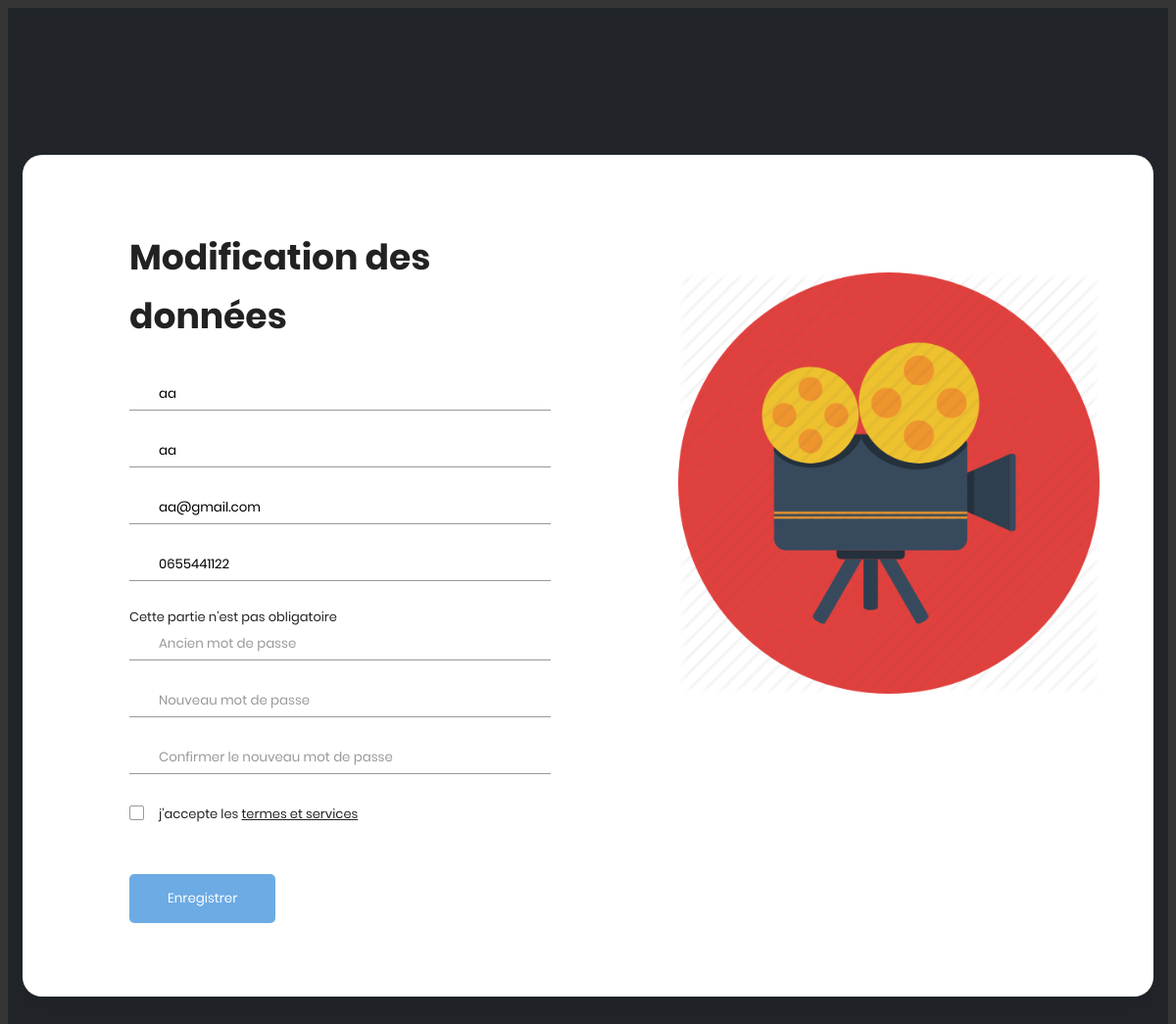
Before: /View/modification_client.php (signed in) with the older database file.
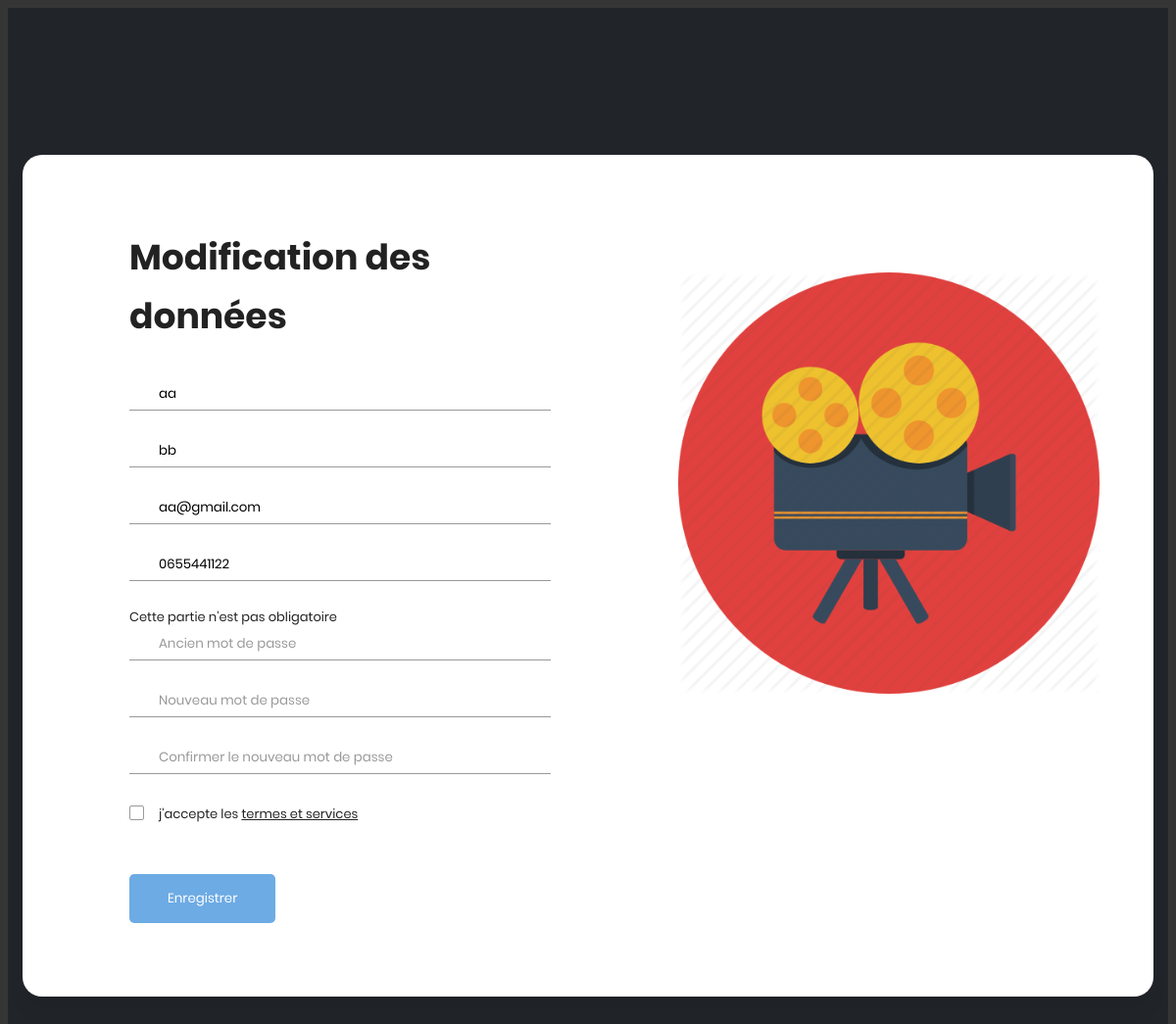
After: the same page with the newer database file.
### tables this page shows
CREATE TABLE IF NOT EXISTS `compte` (
  `id` int(11) NOT NULL AUTO_INCREMENT,
  `nom` varchar(50) NOT NULL,
  `prenom` varchar(50) NOT NULL,
  `mail` varchar(50) NOT NULL,
  `tel` varchar(20) NOT NULL,
  `mdp` varchar(50) NOT NULL,
  `role` varchar(10) NOT NULL,
  PRIMARY KEY (`id`),
  KEY `nom` (`nom`) USING BTREE,
  KEY `tel` (`tel`)
);

### View/modification_client.php (the view, shortened to what this page needs)
<!DOCTYPE html>
<html lang="en">
<?php
try{
  $bdd= new PDO('mysql:host=localhost;dbname=cine; charset=utf8','root','');
}
catch (Exception $e){
  die('Erreur:'.$e->getMessage());
}
$req = $bdd->prepare('SELECT id FROM compte WHERE nom=? AND prenom=?');
$req->execute(array($_SESSION['nom'], $_SESSION['prenom']));
$id= $req->fetch();
$rec = $bdd->prepare('SELECT * FROM compte WHERE id=?');
$rec->execute(array($id[0]));
$donnees= $rec->fetch();
 ?>
<head>
    <link rel="stylesheet" href="../Inscription/fonts/material-icon/css/material-design-iconic-font.min.css">
    <link rel="stylesheet" href="../Inscription/css/style.css">
    <link rel="stylesheet" href="../Inscription/scss/common.scss">
    <link rel="stylesheet" href="../Inscription/css/style2.css">
</head>
<body>
    <div class="main">
        <section class="signup">
            <div class="container">
                <div class="signup-content">
                    <div class="signup-form">
                        <h2 class="form-title">Modification des données</h2>
                        <form method="POST" action="../Traitement/modification_client.php" class="register-form" id="register-form">
                          <div class="form-group">
                              <label for="name"><i class="zmdi zmdi-account material-icons-name"></i></label>
                              <input type="text" name="nom" id="name" placeholder="Votre nom" <?php echo 'value='.'"'.$donnees["nom"].'"'.''?>/>
                          </div>
                          <div class="form-group">
                              <label for="name"><i class="zmdi zmdi-account material-icons-name"></i></label>
                              <input type="text" name="prenom" id="surname" placeholder="Votre prénom" <?php echo 'value='.'"'.$donnees["prenom"].'"'.''?>/>
                          </div>
                            <div class="form-group">
                                <label for="email"><i class="zmdi zmdi-email"></i></label>
                                <input type="email" name="email" id="email" placeholder="Votre email" <?php echo 'value='.'"'.$donnees["mail"].'"'.''?>/>
                            </div>
                            <div class="form-group">
                                <label for="re-pass"><i class="zmdi zmdi-lock-outline"></i></label>
                                <input type="tel" name="telephone" id="re_pass" placeholder="Numero de telephone" maxlength="10" minlength="10" <?php echo 'value='.'"'.$donnees["tel"].'"'.''?>/>
                            </div>
                            <label for="agree-term" class="label-agree-term"><span><span></span></span>Cette partie n'est pas obligatoire</a></label>
                            <div class="form-group">
                                <label for="pass"><i class="zmdi zmdi-lock"></i></label>
                                <input type="password" name="ancien_mdp" id="pass" placeholder="Ancien mot de passe"/>
                            </div>
                            <div class="form-group">
                                <label for="pass"><i class="zmdi zmdi-lock"></i></label>
                                <input type="password" name="mdp" id="pass" placeholder="Nouveau mot de passe"/>
                            </div>
                            <div class="form-group">
                                <label for="pass"><i class="zmdi zmdi-lock"></i></label>
                                <input type="password" name="confirm" id="pass" placeholder="Confirmer le nouveau mot de passe"/>
                            </div>
                            <div class="form-group">
                                <label for="agree-term" class="label-agree-term"><span><span></span></span>j'accepte les <a href="#" class="term-service">termes et services</a></label>
                            </div>
                            <div class="form-group form-button">
                                <input type="submit" name="signup" id="signup" class="form-submit" value="Enregistrer"/>
                            </div>
                        </form>
                    </div>
                    <div class="signup-image">
                        <figure><img src="../Inscription/images/Cinema.png" alt="sing up image"></figure>
                    </div>
                </div>
            </div>
        </section>
    </div>
</body>
</html>

Changed rows visible on the page:
changed compte "aa": prenom "aa" → "bb"
